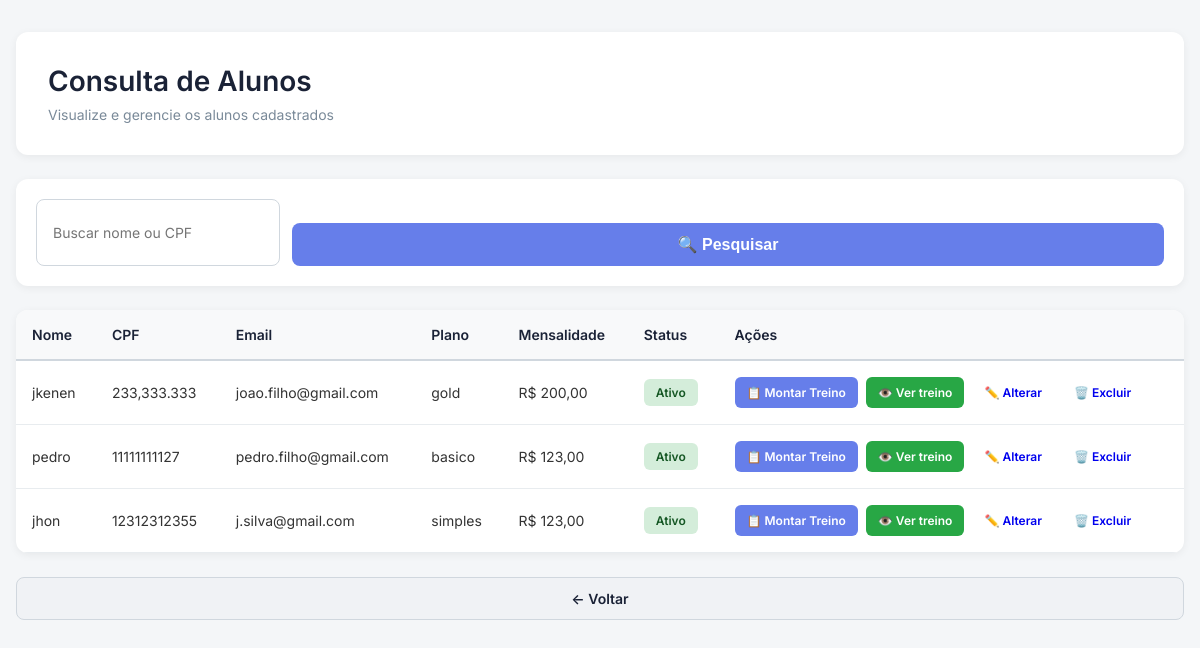
/pages/consulta_aluno.php (signed in), run on the app's committed database.
### tables this page shows
CREATE TABLE `alunos` (
  `id` int(11) NOT NULL,
  `nome` varchar(255) DEFAULT NULL,
  `cpf` varchar(14) DEFAULT NULL,
  `email` varchar(100) DEFAULT NULL,
  `senha` varchar(255) DEFAULT NULL,
  `plano` varchar(100) DEFAULT NULL,
  `mensalidade` decimal(10,2) DEFAULT NULL,
  `status` tinyint(1) DEFAULT NULL,
  `observacoes` varchar(255) DEFAULT NULL
);

### authentic/protego.php (called while the page is built, shortened)
<?php
function protego($dado) {
    return htmlspecialchars($dado, ENT_QUOTES, 'UTF-8');
}

### pages/consulta_aluno.php (the view, shortened to what this page needs)
<?php
require "../banco/conexao.php";
require "../authentic/protego.php";
$busca = $_GET['busca'] ?? '';
if ($busca) {
    $consulta = $pdo->prepare(
        "SELECT * FROM alunos
         WHERE nome LIKE ? OR cpf LIKE ?"
    );
    $consulta->execute(["%$busca%", "%$busca%"]);
} else {
    $consulta = $pdo->query("SELECT * FROM alunos");
}
$alunos = $consulta->fetchAll(PDO::FETCH_ASSOC);
?>
<!DOCTYPE html>
<html lang="pt-br">
<head>
    <link rel="stylesheet" href="../style.css">
</head>
<body>
    <div class="consulta-container">
        <div class="consulta-header">
            <h1>Consulta de Alunos</h1>
            <p>Visualize e gerencie os alunos cadastrados</p>
        </div>
        <div class="search-box">
            <form method="get" class="search-form">
                <input type="text" name="busca" placeholder="Buscar nome ou CPF" value="<?= htmlspecialchars($busca) ?>">
                <button type="submit">🔍 Pesquisar</button>
            </form>
        </div>
        <?php if (count($alunos) > 0): ?>
            <div class="table-container">
                <table class="data-table">
                    <thead>
                        <tr>
                            <th>Nome</th>
                            <th>CPF</th>
                            <th>Email</th>
                            <th>Plano</th>
                            <th>Mensalidade</th>
                            <th>Status</th>
                            <th>Ações</th>
                        </tr>
                    </thead>
                    <tbody>
                        <?php foreach ($alunos as $aluno): ?>
                        <tr>
                            <td><?= protego($aluno['nome']) ?></td>
                            <td><?= protego($aluno['cpf']) ?></td>
                            <td><?= protego($aluno['email']) ?></td>
                            <td><?= protego($aluno['plano']) ?></td>
                            <td>R$ <?= number_format($aluno['mensalidade'], 2, ',', '.') ?></td>
                            <td>
                                <span class="status <?= $aluno['status'] == 1 ? 'status-ativo' : 'status-inativo' ?>">
                                    <?= $aluno['status'] == 1 ? 'Ativo' : 'Inativo' ?>
                                </span>
                            </td>
                            <td>
                                <div class="action-buttons">
                                    <a href="treino.php?id=<?= $aluno['id'] ?>" class="btn-action btn-treino">📋 Montar Treino</a>
                                    <a href="ver_treino.php?aluno_id=<?= $aluno['id'] ?>" class="btn-action btn-view">👁️ Ver treino</a>
                                    <a href="alterar/aluno.php?id=<?= $aluno['id'] ?>" class="btn-action btn-edit">✏️ Alterar</a>
                                    <a href="excluir/aluno.php?id=<?= $aluno['id'] ?>" class="btn-action btn-delete" onclick="return confirm('Tem certeza que deseja excluir este aluno?');">🗑️ Excluir</a>
                                </div>
                            </td>
                        </tr>
                        <?php endforeach; ?>
                    </tbody>
                </table>
            </div>
        <?php else: ?>
            <div class="empty-state">
                <p>Nenhum aluno encontrado.</p>
            </div>
        <?php endif; ?>
        <div class="consulta-footer">
            <a href="../home.php" class="btn-secondary">← Voltar</a>
        </div>
    </div>
</body>
</html>

### style.css (style rules this page uses)
* { margin: 0; padding: 0; box-sizing: border-box; }
body { font-family: 'Inter', -apple-system, BlinkMacSystemFont, 'Segoe UI', sans-serif; background: #f4f6f8; color: #333; }
button[type="submit"] { width: 100%; padding: 12px 16px; background: linear-gradient(135deg, #667eea 0%, #764ba2 100%); color: white; border: none; border-radius: 8px; font-size: 16px; font-weight: 600; cursor: pointer; transition: all 0.3s ease; margin-top: 24px; }
.btn-primary, .btn-secondary { padding: 12px 24px; border-radius: 8px; font-size: 14px; font-weight: 600; cursor: pointer; transition: all 0.3s ease; border: none; text-decoration: none; display: inline-block; text-align: center; }
.btn-secondary { background: #f0f2f5; color: #1a2236; flex: 1; border: 1px solid #d0d7de; }
.btn-edit, .btn-delete { padding: 8px 12px; border: none; background: transparent; cursor: pointer; font-size: 16px; transition: all 0.2s ease; border-radius: 4px; text-decoration: none; display: inline-block; }
.consulta-container { max-width: 1200px; margin: 32px auto; padding: 0 16px; }
.consulta-header { background: white; border-radius: 12px; padding: 32px; margin-bottom: 24px; box-shadow: 0 2px 8px rgba(0, 0, 0, 0.06); }
.consulta-header h1 { font-size: 28px; color: #1a2236; margin-bottom: 8px; font-weight: 600; }
.consulta-header p { color: #7a8a99; font-size: 14px; margin: 0; }
.search-box { background: white; border-radius: 12px; padding: 20px; margin-bottom: 24px; box-shadow: 0 2px 8px rgba(0, 0, 0, 0.06); }
.search-form { display: flex; gap: 12px; }
.search-form input { flex: 1; padding: 12px 16px; border: 1px solid #d0d7de; border-radius: 8px; font-size: 14px; font-family: inherit; transition: all 0.3s ease; }
.search-form button { padding: 12px 24px; background: #667eea; color: white; border: none; border-radius: 8px; font-weight: 600; cursor: pointer; transition: all 0.3s ease; }
.table-container { background: white; border-radius: 12px; overflow: hidden; box-shadow: 0 2px 8px rgba(0, 0, 0, 0.06); margin-bottom: 24px; }
.data-table { width: 100%; border-collapse: collapse; font-size: 14px; }
.data-table thead { background: #f8f9fa; border-bottom: 2px solid #d0d7de; }
.data-table th { padding: 16px; text-align: left; font-weight: 600; color: #1a2236; }
.data-table td { padding: 16px; border-bottom: 1px solid #e8ecef; color: #333; }
.status { display: inline-block; padding: 6px 12px; border-radius: 6px; font-weight: 600; font-size: 12px; }
.status-ativo { background: #d4edda; color: #155724; }
.action-buttons { display: flex; gap: 8px; flex-wrap: wrap; }
.btn-action { padding: 8px 12px; border-radius: 6px; font-size: 12px; font-weight: 600; text-decoration: none; transition: all 0.3s ease; display: inline-block; }
.btn-treino { background: #667eea; color: white; }
.btn-view { background: #28a745; color: white; }
.consulta-footer { display: flex; gap: 12px; }

### data on the page
alunos: nome "jkenen", cpf "233,333.333", email "joao.filho@gmail.com", plano "gold", mensalidade "200,00", status "Ativo"
alunos: nome "pedro", cpf "11111111127", email "pedro.filho@gmail.com", plano "basico", mensalidade "123,00", status "Ativo"
alunos: nome "jhon", cpf "12312312355", email "j.silva@gmail.com", plano "simples", mensalidade "123,00", status "Ativo"
